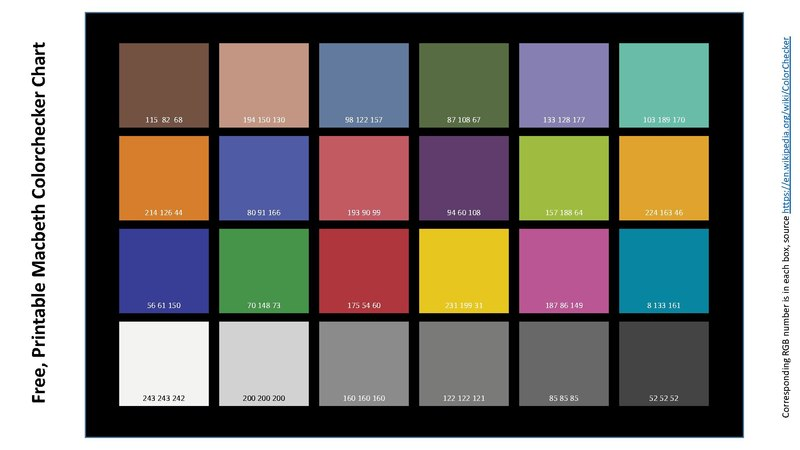
%> input picture 可見光超頻譜技術(D5200)test/相機/test.jpg, 800 x 450 px, given in place of t, which was not available
$ octave GIF_Maker_rgb.m   (GNU Octave 9; MATLAB toolbox functions it lacks are replaced by stand-ins)
%> lines starting %> are read from the running program, lines starting %| are printed output that depends on the picture; pictures that were not available may be replaced by others from this repository, and a replacement may not be noted
%clear
[FileName,PathName] = uigetfile('*.*','選取影像','MultiSelect','on');
%> the answer given: 相機/test.jpg
input = inputdlg('Delay Time (s)','Delay Time (s)');
%> the answer given: 3
Delay = str2num(input{:});

I = imread([PathName,char(FileName(:,1))]);
%> I is the input picture: size 450x800x3 uint8; mean R, G, B 124.7, 119.9, 114.9
[X,Map] = rgb2ind(I,256);
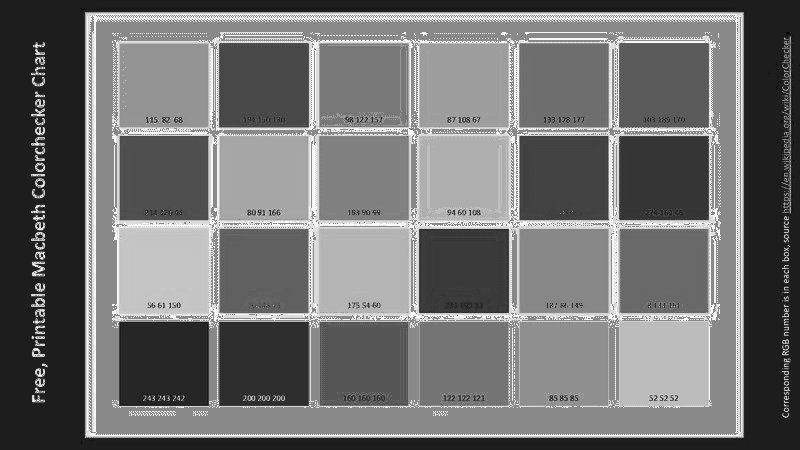
%> X: size 450x800 uint8; min 7, max 252, mean 113.4
%> Map = 253 rows, first 12: [1 1 1; 1 1 0.992; 1 1 0.984; 1 0.996 1; 1 0.996 0.992; 1 0.996 0.98; 1 0.992 1; 0.992 0.98 0.961; 0.996 1 1; 0.996 0.996 1; 0.996 0.996 0.996; 0.988 1 0.992]
imwrite(X, Map, [PathName,'GIF.gif'], 'GIF', 'WriteMode', 'overwrite', 'DelayTime', Delay, 'LoopCount', Inf );

for i = 2:size(FileName,2)
I = imread([PathName,char(FileName(:,i))]);
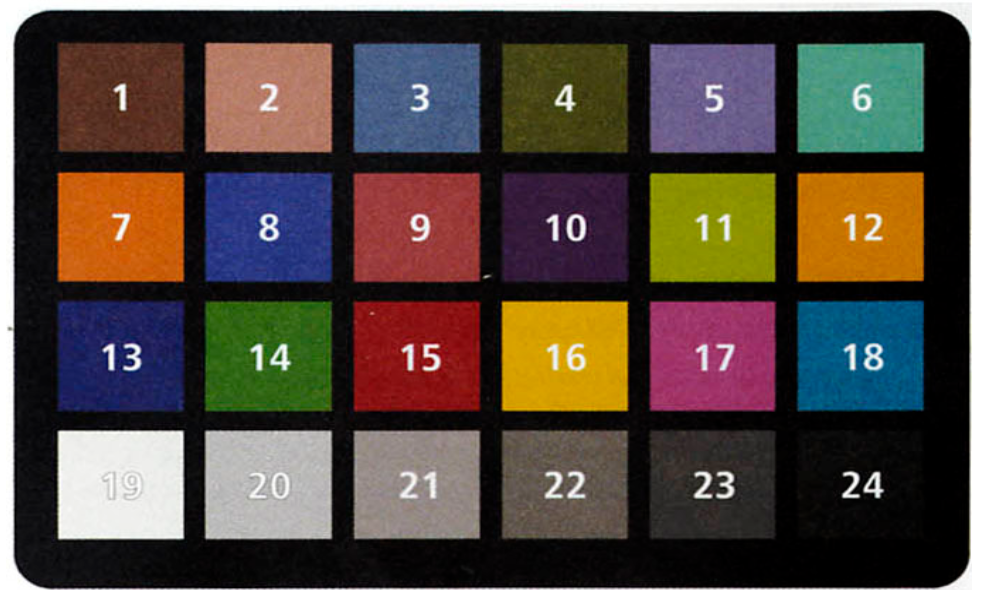
%> input picture 可見光超頻譜技術(D5200)test/相機/標準D65.PNG, 981 x 590 px, given in place of e, which was not available
%> I is the input picture: size 590x981x3 uint8; mean R, G, B 80.2, 69, 60.9
[X,Map] = rgb2ind(I,256);
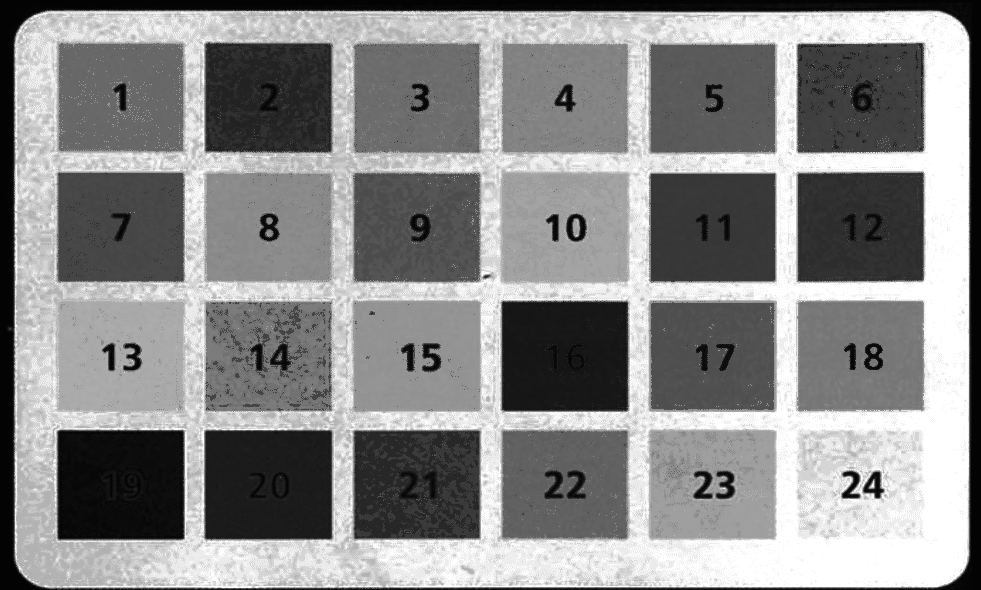
%> X: size 590x981 uint8; min 2, max 255, mean 139.2
%> Map = 256 rows, first 12: [1 1 1; 0.996 1 0.988; 0.996 0.98 0.992; 0.988 0.992 0.992; 0.98 0.98 0.976; 0.957 0.98 0.98; 0.961 0.961 0.961; 0.953 0.953 0.945; 0.941 0.945 0.933; 0.902 0.953 0.965; 0.843 0.906 0.914; 0.933 0.933 0.925]
imwrite(X, Map, [PathName,'GIF.gif'], 'GIF', 'WriteMode', 'append', 'DelayTime', Delay);
%> (the run ends here)
